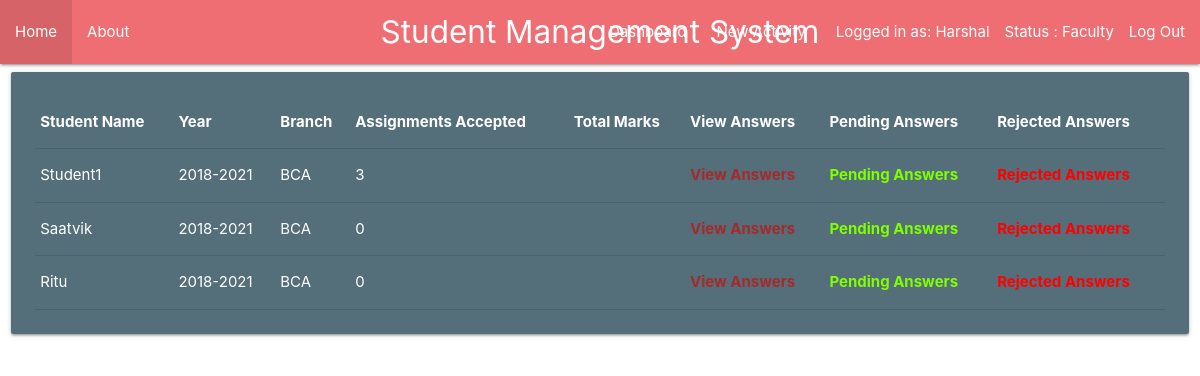
Screenshot of /activity/display-students-table/ (signed in) with the database file from the repository.
### users/models.py (models this page shows, shortened)
class StudentProfile(models.Model):
    student =models.OneToOneField(User,on_delete=models.CASCADE)
    image=models.ImageField(default='default.jpeg',upload_to='student_profile_pics')
    year=models.CharField(max_length=60)
    branch=models.CharField(max_length=60)
    assignments_accepted=models.IntegerField(default=0)
    assignments_rejected=models.IntegerField(default=0)
    is_current_student =models.BooleanField(default=True)

### activity/views.py (the view)
# urls.py: path('display-students-table/',views.display_students_table,name='display-students-table')
def display_students_table(request):
    teacher=TeacherProfile.objects.filter(teacher=request.user.id).first()
    context={
        'title':'Harshal',
        'posts':StudentProfile.objects.all(),
        'teacher_is_staff':teacher.is_staff
    }
    return render(request,'activity/students_table.html',context)

### activity/templates/activity/students_table.html
{% extends 'activity/base.html' %}
{% block content %}
<div class="row">
    <div class="col s12 m6 l12">
      <div class="card blue-grey darken-1">
        <div class="card-content white-text">
            <table>
                <thead>
                  <tr>
                      <th>Student Name</th>
                      <th>Year</th>
                      <th>Branch</th>
                      <th>Assignments Accepted</th>
                      <th>Total Marks</th>
                      <th>View Answers</th>
                      <th>Pending Answers</th>
                      <th>Rejected Answers</th>
                  </tr>
                </thead>
                {% for post in posts %}
                <tbody>
                  <tr>
                    <td>{{post.student.username}}</td>
                    <td>{{post.year}}</td>
                    <td>{{post.branch}}</td>
                    <td>{{post.assignments_accepted}}</td>
                    <td>{{post.marks}}</td>
                    <td><a href="{% url 'student-answer-list-by-teachers' post.id %}" style="color:brown"><b>View Answers</b></td>
                    <td><a href="{% url 'student-pending-answer-list' post.id %}" style= "color:chartreuse"><b>Pending Answers</b></td>
                    <td><a href="{% url 'student-rejected-answer-list' post.id %}" style= "color:red"><b>Rejected Answers</b></td>
                  </tr>
                </tbody>
                {% endfor %}
              </table>
        </div>
      </div>
    </div>
  </div>
{% endblock content %}

### activity/templates/activity/base.html (shortened to what this page needs)
{% load static %}
<!DOCTYPE html>
<html>
<head>
   <link rel="stylesheet" href="https://cdnjs.cloudflare.com/ajax/libs/materialize/1.0.0/css/materialize.min.css">
</head>
<body>
  <header>
  <nav>
    <div class="nav-wrapper">
      <a href="#" class="brand-logo center">Student Management System</a>
      <ul id="nav-mobile" class="left hide-on-med-and-down">
        <li><a href="{% url 'activity-home' %}">Home</a></li>
        <li><a href="{% url 'activity-about' %}">About</a></li>
      </ul>
      <ul id="nav-mobile" class="right hide-on-med-and-down">
        {% if user.is_authenticated and teacher_is_staff %}
            <li><a href="{% url 'dashboard' %}">Dashboard</a></li>
            <li><a href="{% url 'activity-create' %}">New Activity</a></li>
            <li><a href="{% url 'activity-create' %}">Logged in as: {{user.username }}</a></li>
            <li>Status : Faculty</li>
            <li><a href="{% url 'faculty-logout' %}">Log Out</a></li>
        {% elif user.is_authenticated and student_is_current_student %}
            <li><a href="{% url 'student-dashboard' %}">Dashboard</a></li>
            <li><a href="{% url 'activity-create' %}">Logged in as: {{user.username }}</a></li>
            <li>Status : Student</li>
            <li><a href="{% url 'student-logout' %}">Log Out</a></li>
        {% else %}
        <li><a href="{% url 'faculty-login' %}">Faculty Login</a></li>
        <li><a href="{% url 'student-login' %}">Student Login</a></li>
        {% endif %}
      </ul>
    </div>
  </nav>
</header>
  {% block content %}
  {% endblock %}
</body>
</html>

### rows the page displays
StudentProfile: student.username "Student1", year "2018-2021", branch "BCA", assignments_accepted "3"
StudentProfile: student.username "Saatvik", year "2018-2021", branch "BCA", assignments_accepted "0"
StudentProfile: student.username "Ritu", year "2018-2021", branch "BCA", assignments_accepted "0"

### other values shown
{{ user.username }} "Harshal"
